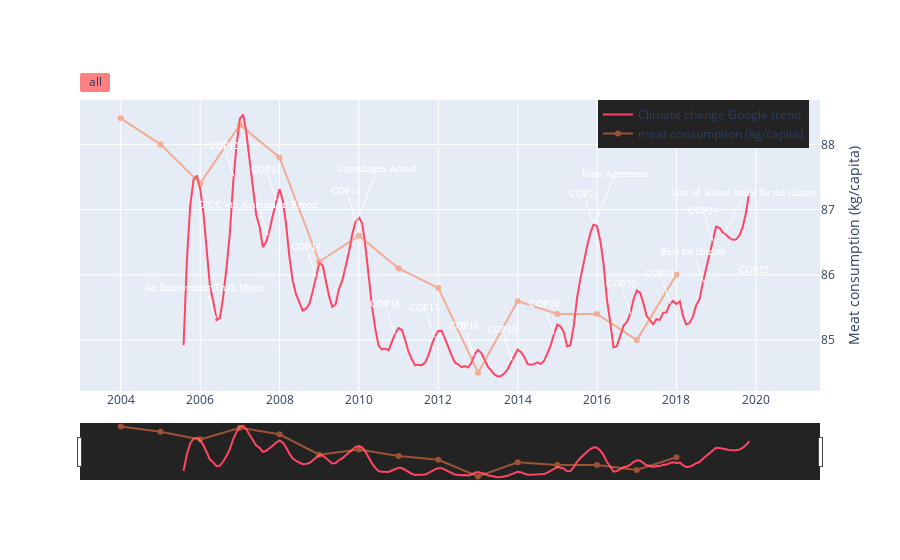

The notebook cell this image was saved under:
### Code cell
fig = make_subplots(specs=[[{"secondary_y": True}]])
#fig = go.Figure()
df = df_global_change_norm.loc[:,"FR"]
#fig.add_trace(go.Scatter(x=df.index, y=df, mode='lines',name=x))
fig.add_trace(go.Scatter(x=df.index, y=signal.savgol_filter(df,15, 3), mode='lines', marker_color='#FF4464',
                        name='Climate change Google trend'),
             secondary_y=False,)

fig.add_trace(go.Scatter(
    x = fr_cons['Date'],
    y = fr_cons['Total(kg)/hab'], 
    marker_color= '#FF7944',  opacity=0.55,
name ='meat consumption (kg/capita)'),
    secondary_y = True, 
              

)

fig.update_yaxes(title_text="Meat consumption (kg/capita)", secondary_y=True)

hauteurAnnotation = [-45,-15,-15,-30,-15,-30,-45,-30,-15,-30,-45,-30,-15,-30,-45,-15,-30,-15,-15,-45,-15]

position = [0.8 for x in range(20)]
position[0] = 0.32
position[1] = 0.6415
position[2] = 0.5875
position[3] = 0.508
position[4] = 0.4141
position[5] = 0.5387+0.001
position[6] = 0.544
position[7] = 0.284
position[8] = 0.276
position[9] = 0.235

position[10] = 0.2245
position[11] = 0.2840
position[12] = 0.5134+0.02
position[13] = 0.5333
position[14] = 0.3293
position[15] = 0.3525
position[16] = 0.4013
position[17] = 0.4952
position[18] = 0.4975
position[19] = 0.512


arrowColor = 'white'
family = 'Courier' # font 
color = 'white'
annotationFont= dict(size=10, family=family, color=color)

for index in range(len(data)):
    if(index == 6 or index == 13):
        event = data[index]
        fig.add_annotation(
            go.layout.Annotation(
                    x=event[0],
                    y=position[index],
                    text=event[1],
                    showarrow=True,
                arrowcolor=arrowColor,
                font = annotationFont,
                    ax=20,
                    ay=-50,
            ),) 
        
    elif(index == 18):
        event = data[index]
        fig.add_annotation(
            go.layout.Annotation(
                    x=event[0],
                    y=position[index],
                    text=event[1],
                    showarrow=True,
                arrowcolor=arrowColor,
                font = annotationFont,
                    ax=20,
                    ay=30,
            ),) 
    elif(index == 19):
        event = data[index]
        fig.add_annotation(
            go.layout.Annotation(
                    x=event[0],
                    y=position[index],
                    text=event[1],
                    showarrow=True,
                arrowcolor=arrowColor,
                font = annotationFont,
                    ax=20,
                    ay=-40,
            ),) 
        
    else:
        event = data[index]
        fig.add_annotation(
            go.layout.Annotation(
                    x=event[0],
                    y=position[index],
                    text=event[1],
                    showarrow=True,
                    arrowcolor=arrowColor,
                font = annotationFont,

            ), )
        
        
layout = go.Layout(
    yaxis=dict(
        autorange=True,
        showgrid=False,
        ticks='',
        showticklabels=False
    ), 

)


# legend onn graph
fig.update_layout(
    legend=go.layout.Legend(
        x=0.7,
        y=1,
        bgcolor="#242323"
        
    )
)

# remove y axis label    
fig.update_layout(layout)

#fig.update_layout(
#    showlegend=False,
#    annotations=updatePlotWithAnnotations(hauteurAnnotation,"2004-01-01","2019-11-01")
#    )



#pio.write_html(change_config(fig), file='climate_change_google_search.html', auto_open=True)


# Add range slider
fig.update_layout(
    xaxis=go.layout.XAxis(
        rangeselector=dict(
            buttons=list([
                #dict(count=1,
                #     label="1m",
                #     step="month",
                #     stepmode="backward"),
                #dict(count=6,
                #     label="6m",
                #     step="month",
                #     stepmode="backward"),
                #dict(count=1,
                #     label="YTD",
                #     step="year",
                #     stepmode="todate"),
                #dict(count=1,
                #     label="1y",
                #     step="year",
                #     stepmode="backward"),
                dict(step="all",)
            ]),  bgcolor='red'
        ),
        rangeslider=dict(
            visible=True, bgcolor='#242323',#bordercolor='blue'
        ),
        type="date"
    )
)

fig.show()
#change_config(fig).show()

# GOOOOOOOOOOOOOGLLLLLLLLEEEEEEE GOOGLE TREND
#  FOR DATA STORY

#pio.write_html(change_config_graphe_1(fig), file='climate_change_google_search.html', auto_open=True)

### Figure 1 — Plotly figure (JSON) as saved in the notebook; plotly's stock layout.template omitted (floating-point values rounded to 4 significant figures; data arrays with more than 128 entries replaced by an {"elided": "..."} marker saying what was removed)
{"data": [{"marker": {"color": "#FF4464"}, "mode": "lines", "name": "Climate change Google trend", "type": "scatter", "x": {"elided": "172 str values"}, "xaxis": "x", "y": {"elided": "172 float values"}, "yaxis": "y"}, {"marker": {"color": "#FF7944"}, "name": "meat consumption (kg/capita)", "opacity": 0.55, "type": "scatter", "x": [2004, 2005, 2006, 2007, 2008, 2009, 2010, 2011, 2012, 2013, 2014, 2015, 2016, 2017, 2018], "xaxis": "x", "y": [88.4, 88, 87.4, 88.3, 87.8, 86.2, 86.6, 86.1, 85.8, 84.5, 85.6, 85.4, 85.4, 85, 86], "yaxis": "y2"}], "layout": {"annotations": [{"arrowcolor": "white", "font": {"color": "white", "family": "Courier", "size": 10}, "showarrow": true, "text": "An Inconvenient Truth Movie", "x": "2006-05-24", "y": 0.32}, {"arrowcolor": "white", "font": {"color": "white", "family": "Courier", "size": 10}, "showarrow": true, "text": "COP12", "x": "2006-11-06", "y": 0.6415}, {"arrowcolor": "white", "font": {"color": "white", "family": "Courier", "size": 10}, "showarrow": true, "text": "COP13", "x": "2007-12-03", "y": 0.5875}, {"arrowcolor": "white", "font": {"color": "white", "family": "Courier", "size": 10}, "showarrow": true, "text": "IPCC 4th Assessment Report", "x": "2007-09-18", "y": 0.508}, {"arrowcolor": "white", "font": {"color": "white", "family": "Courier", "size": 10}, "showarrow": true, "text": "COP14", "x": "2008-12-01", "y": 0.4141}, {"arrowcolor": "white", "font": {"color": "white", "family": "Courier", "size": 10}, "showarrow": true, "text": "COP15", "x": "2009-12-07", "y": 0.5397}, {"arrowcolor": "white", "ax": 20, "ay": -50, "font": {"color": "white", "family": "Courier", "size": 10}, "showarrow": true, "text": "Copenhagen Accord", "x": "2009-12-18", "y": 0.544}, {"arrowcolor": "white", "font": {"color": "white", "family": "Courier", "size": 10}, "showarrow": true, "text": "COP16", "x": "2010-11-28", "y": 0.284}, {"arrowcolor": "white", "font": {"color": "white", "family": "Courier", "size": 10}, "showarrow": true, "text": "COP17", "x": "2011-11-27", "y": 0.276}, {"arrowcolor": "white", "font": {"color": "white", "family": "Courier", "size": 10}, "showarrow": true, "text": "COP18", "x": "2012-11-26", "y": 0.235}, {"arrowcolor": "white", "font": {"color": "white", "family": "Courier", "size": 10}, "showarrow": true, "text": "COP19", "x": "2013-11-11", "y": 0.2245}, {"arrowcolor": "white", "font": {"color": "white", "family": "Courier", "size": 10}, "showarrow": true, "text": "COP20", "x": "2014-12-01", "y": 0.284}, {"arrowcolor": "white", "font": {"color": "white", "family": "Courier", "size": 10}, "showarrow": true, "text": "COP21", "x": "2015-11-30", "y": 0.5334}, {"arrowcolor": "white", "ax": 20, "ay": -50, "font": {"color": "white", "family": "Courier", "size": 10}, "showarrow": true, "text": "Paris Agreement", "x": "2015-12-12", "y": 0.5333}, {"arrowcolor": "white", "font": {"color": "white", "family": "Courier", "size": 10}, "showarrow": true, "text": "COP22", "x": "2016-11-07", "y": 0.3293}, {"arrowcolor": "white", "font": {"color": "white", "family": "Courier", "size": 10}, "showarrow": true, "text": "COP23", "x": "2017-11-06", "y": 0.3525}, {"arrowcolor": "white", "font": {"color": "white", "family": "Courier", "size": 10}, "showarrow": true, "text": "Rise for climate", "x": "2018-09-08", "y": 0.4013}, {"arrowcolor": "white", "font": {"color": "white", "family": "Courier", "size": 10}, "showarrow": true, "text": "COP24", "x": "2018-12-03", "y": 0.4952}, {"arrowcolor": "white", "ax": 20, "ay": 30, "font": {"color": "white", "family": "Courier", "size": 10}, "showarrow": true, "text": "COP25", "x": "2019-06-17", "y": 0.4975}, {"arrowcolor": "white", "ax": 20, "ay": -40, "font": {"color": "white", "family": "Courier", "size": 10}, "showarrow": true, "text": "Start of School strike for the climate", "x": "2019-03-19", "y": 0.512}], "autosize": true, "legend": {"bgcolor": "#242323", "x": 0.7, "y": 1}, "xaxis": {"autorange": true, "range": ["2003-01-08 00:33:02.7008", "2021-04-12 04:25:37.8641"], "rangeselector": {"bgcolor": "red", "buttons": [{"step": "all"}]}, "rangeslider": {"autorange": true, "bgcolor": "#242323", "range": ["2003-01-08 00:33:02.7008", "2021-04-12 04:25:37.8641"], "visible": true, "yaxis": {"_template": null, "rangemode": "match"}, "yaxis2": {"_template": null, "rangemode": "match"}}, "type": "date"}, "yaxis": {"anchor": "x", "autorange": true, "domain": [0, 1], "range": [0.1554, 0.8141], "showgrid": false, "showticklabels": false, "ticks": "", "type": "linear"}, "yaxis2": {"anchor": "x", "autorange": true, "overlaying": "y", "range": [84.19, 88.71], "side": "right", "title": {"text": "Meat consumption (kg/capita)"}, "type": "linear"}}}
